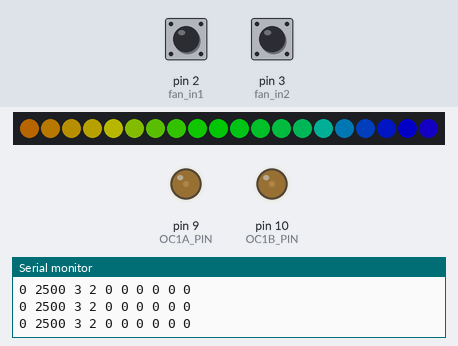
Simulated run of this sketch. Board: Arduino Uno, built with avr-gcc and run on an emulated ATmega328P. Parts: 20 RGB LEDs in strip order, left to right, output pins drawn as LEDs (lit = HIGH), the last lines printed to the serial monitor. The test bench sets the inputs (shaded band); at power-on: pin 2 (fan_in1) HIGH, pin 3 (fan_in2) HIGH. Dim RGB values are drawn brighter than linear.

Above: at 4.2 s.
4.3 s: pin 2 (fan_in1) pulled LOW for 0.15 s
5.0 s: pin 3 (fan_in2) pulled LOW for 0.15 s
At 5.32 s:
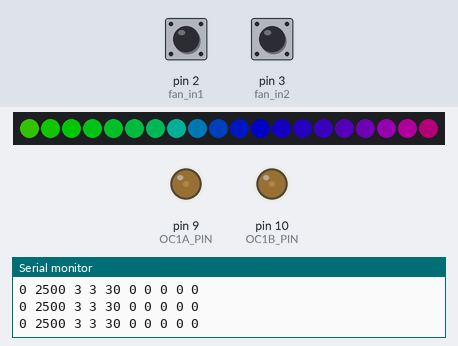
5.7 s: pin 2 (fan_in1) pulled LOW for 3.2 s
At 5.94 s:
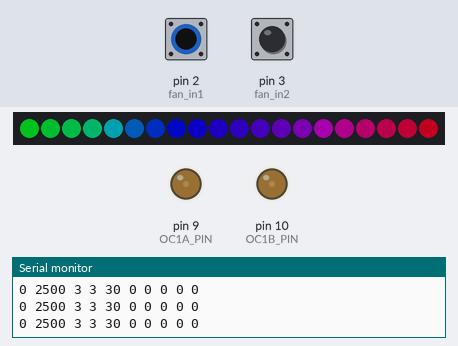
9.5 s: pin 3 (fan_in2) pulled LOW for 1 s
At 9.65 s:
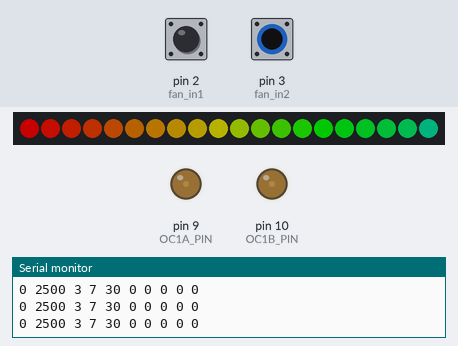
11.1 s: pin 2 (fan_in1) pulled LOW for 1 s
12.7 s: pin 3 (fan_in2) pulled LOW for 3.2 s
At 17.72 s:
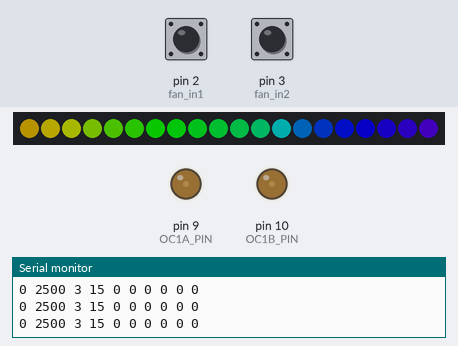
Timing chart, 0 to 19.2 s (numbered marks = the images above; inputs shaded):
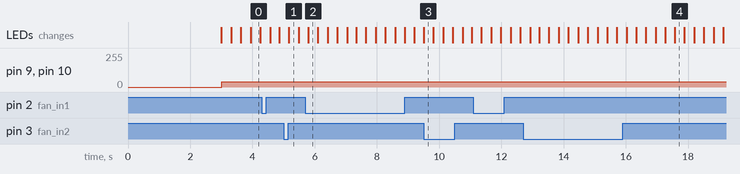

The sketch:

Fan_speed_plus_rgb3.ino
```cpp
//Problem - reading two fan speed is inaccurate due to some noise
//Idea to fix - Reading the fan speed one by one by full speed one of the fan that not need to read speed every 20 second (use switching method) and 19 second reading

// ARGB control
#include <FastLED.h>

FASTLED_USING_NAMESPACE

#if defined(FASTLED_VERSION) && (FASTLED_VERSION < 3001000)
#warning "Requires FastLED 3.1 or later; check github for latest code."
#endif

#define DATA_PIN 11
//#define CLK_PIN   4
#define LED_TYPE WS2811
#define COLOR_ORDER GRB
#define NUM_LEDS 20
CRGB leds[NUM_LEDS];

#define BRIGHTNESS 100
#define FRAMES_PER_SECOND 120

//Fan control def
const byte OC1A_PIN = 9;
const byte OC1B_PIN = 10;
const word PWM_FREQ_HZ = 25000;  //Adjust this value to adjust the frequency (Frequency in HZ!) (Set currently to 25kHZ)
const word TCNT1_TOP = 16000000 / (2 * PWM_FREQ_HZ);

//Fan read RPM
const int fan_in1 = 2;
const int fan_in2 = 3;
unsigned long count1 = 0;
unsigned long count2 = 0;
unsigned long previousMillis = 0;
unsigned long rpm1;
unsigned long rpm2;

int start_update = 20;
int update_read = 19;  // trigger every 10 second
int speed = 0;
int trigger_read;
int step;
int first_read = 4;
int max_time = start_update + update_read;

unsigned long filter_rpm1;
unsigned long filter_rpm2;

unsigned long result_rpm1;
unsigned long result_rpm2;

void setup() {
  //ARG Setup
  delay(3000);  // 3 second delay for recovery
  // tell FastLED about the LED strip configuration
  FastLED.addLeds<LED_TYPE, DATA_PIN, COLOR_ORDER>(leds, NUM_LEDS).setCorrection(TypicalLEDStrip);
  // set master brightness control
  FastLED.setBrightness(BRIGHTNESS);

  //Intial setup fan control
  pinMode(OC1A_PIN, OUTPUT);
  pinMode(OC1B_PIN, OUTPUT);

  // Clear Timer1 control and count registers
  TCCR1A = 0;
  TCCR1B = 0;
  TCNT1 = 0;

  // Set Timer1 configuration
  // COM1A(1:0) = 0b10   (Output A clear rising/set falling)
  // COM1B(1:0) = 0b00   (Output B normal operation)
  // WGM(13:10) = 0b1010 (Phase correct PWM)
  // ICNC1      = 0b0    (Input capture noise canceler disabled)
  // ICES1      = 0b0    (Input capture edge select disabled)
  // CS(12:10)  = 0b001  (Input clock select = clock/1)

  TCCR1A |= (1 << COM1A1) | (1 << COM1B1) | (1 << WGM11);
  TCCR1B |= (1 << WGM13) | (1 << CS10);

  ICR1 = TCNT1_TOP;

  OCR1A = 0;
  OCR1B = 0;

  //Setup for tach sensor
  pinMode(fan_in1, INPUT_PULLUP);
  pinMode(fan_in2, INPUT_PULLUP);
  attachInterrupt(digitalPinToInterrupt(fan_in1), counter1, RISING);
  attachInterrupt(digitalPinToInterrupt(fan_in2), counter2, RISING);

  Serial.begin(9600);
}

uint8_t gHue = 0;  // rotating "base color" used by many of the patterns

void loop() {
  // delay(10);
  //ARG loop
  // Call the current pattern function once, updating the 'leds' array
  rainbow();
  // send the 'leds' array out to the actual LED strip
  FastLED.show();
  // insert a delay to keep the framerate modest
  FastLED.delay(1000 / FRAMES_PER_SECOND);
  // do some periodic updates
  EVERY_N_MILLISECONDS(20) {
    gHue++;
  }  // slowly cycle the "base color" through the rainbow

  //loop fan control
  speed = 15;


  //loop read speed
  unsigned long currentMillis = millis();
  if (currentMillis - previousMillis > 1000) {
    previousMillis = currentMillis;
    rpm1 = count1 * 30;
    rpm2 = count2 * 30;
    count1 = 0;
    count2 = 0;
    trigger_read++;
    if (trigger_read > max_time) {
      trigger_read = 0;
    }
  }

  if (trigger_read >= start_update && trigger_read < start_update + first_read) {
    setPwmDuty(speed, 0);
    step = 1;
  } else if (trigger_read >= start_update + first_read && trigger_read <= max_time) {
    setPwmDuty(speed, 1);
    step = 2;
  } else if (trigger_read < start_update) {
    setPwmDuty(speed, 2);
    step = 3;
  }

  if (step == 1) {
    filter_rpm2 = rpm2;
  } else if (step == 2) {
    filter_rpm1 = rpm1;
  } else if (step == 3) {
    result_rpm1 = filter_rpm1;
    result_rpm2 = filter_rpm2;
  }

  //Serial output
  Serial.print(0);
  Serial.print(" ");
  Serial.print(2500);
  Serial.print(" ");
  Serial.print(step);
  Serial.print(" ");
  Serial.print(trigger_read);
  Serial.print(" ");
  // Serial.print(count1);
  // Serial.print(" ");
  // Serial.print(count2);
  // Serial.print(" ");
  Serial.print(rpm1);
  Serial.print(" ");
  Serial.print(rpm2);
  Serial.print(" ");
  Serial.print(filter_rpm1);
  Serial.print(" ");
  Serial.print(filter_rpm2);
  Serial.print(" ");
  Serial.print(result_rpm1);
  Serial.print(" ");
  Serial.println(result_rpm2);
}
void rainbow() {
  // FastLED's built-in rainbow generator
  fill_rainbow(leds, NUM_LEDS, gHue, 7);
}
void counter1() {
  ++count1;
}
void counter2() {
  ++count2;
}

void setPwmDuty(byte duty, int flag) {
  if (flag == 0) {  //
    OCR1A = (word)(duty * TCNT1_TOP) / 100;
    // OCR1B = 0; //if want to stop one fan
    OCR1B = (word)(5 * TCNT1_TOP) / 100;
  } else if (flag == 1) {
    OCR1A = (word)(5 * TCNT1_TOP) / 100;
    // OCR1A = 0; //if want to stop one fan
    OCR1B = (word)(duty * TCNT1_TOP) / 100;
  } else if (flag == 2) {
    OCR1A = (word)(duty * TCNT1_TOP) / 100;
    OCR1B = (word)(duty * TCNT1_TOP) / 100;
  }
}
```
